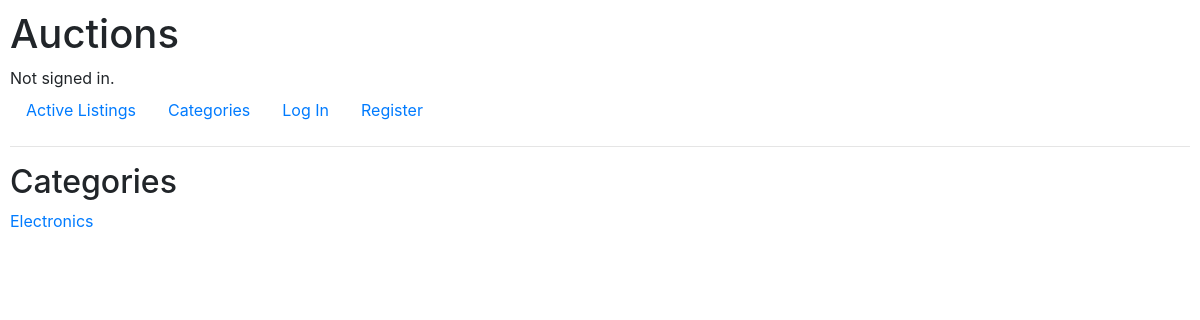
The page /categories on the database as committed earlier.
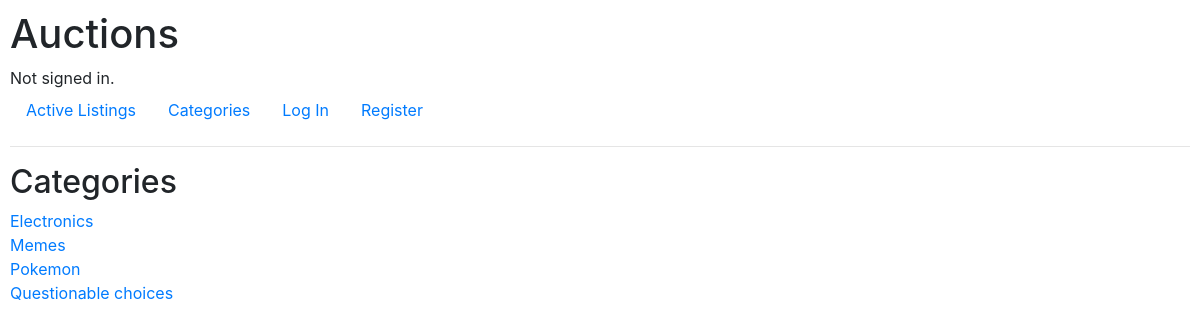
The same page on the database as committed later.
### auctions/models.py (models this page shows, shortened)
class Category(models.Model):
    name = models.CharField(max_length=200)

### auctions/views.py (the view)
# urls.py: path("categories", views.categories, name="categories"),
def categories(request):
    category_list = Category.objects.all()
    return render(
            request,
            "auctions/categories.html",
            {"category_list": category_list}
        )

### auctions/templates/auctions/categories.html
{% extends "auctions/layout.html" %}
{% block body %}
    <h2>Categories</h2>
        {% for category in category_list %}
            <li><a href="{% url 'category' category.name %}"> {{ category.name }} </a></li>
        {% endfor %}
{% endblock %}

### auctions/templates/auctions/layout.html (shortened to what this page needs)
{% load static %}
<!DOCTYPE html>
<html lang="en">
    <head>
        <link rel="stylesheet" href="https://stackpath.bootstrapcdn.com/bootstrap/4.4.1/css/bootstrap.min.css">
        <link href="{% static 'auctions/styles.css' %}" rel="stylesheet">
    </head>
    <body>
        <h1>Auctions</h1>
        <div>
            {% if user.is_authenticated %}
                Signed in as <strong>{{ user.username }}</strong>.
            {% else %}
                Not signed in.
            {% endif %}
        </div>
        <ul class="nav">
            <li class="nav-item">
                <a class="nav-link" href="{% url 'index' %}">Active Listings</a>
            </li>
            <li class="nav-item">
                <a class="nav-link" href="{% url 'categories' %}">Categories</a>
            </li>
            {% if user.is_authenticated %}
                <li class="nav-item">
                    <a class="nav-link" href="/watchlist">Watchlist</a>
                </li>
                <li class="nav-item">
                    <a class="nav-link" href="/auction/new">Create Listing</a>
                </li>
                <li class="nav-item">
                    <a class="nav-link" href="{% url 'logout' %}">Log Out</a>
                </li>
            {% else %}
                <li class="nav-item">
                    <a class="nav-link" href="{% url 'login' %}">Log In</a>
                </li>
                <li class="nav-item">
                    <a class="nav-link" href="{% url 'register' %}">Register</a>
                </li>
            {% endif %}
        </ul>
        <hr>
        {% block body %}
        {% endblock %}
    </body>
</html>

### auctions/static/auctions/styles.css (style rules this page uses)
body { padding: 10px; }
li { list-style: none; }

Rows that differ between the two databases and show on the page:
added Category: name "Memes"
added Category: name "Pokemon"
added Category: name "Questionable choices"
